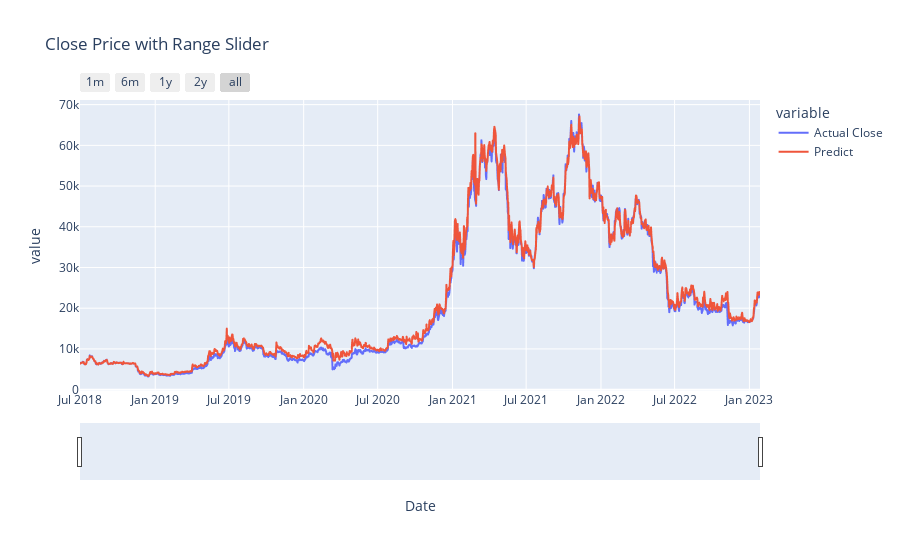

Notebook code cell kept with this figure:
### Code cell
# Plot Test Data
df_test.reset_index(inplace=True)
fig = px.line(df_test, x='Date', y=['Actual Close' ,'Predict'], title='Close Price with Range Slider')
fig.update_layout(hovermode="x")

fig.update_xaxes(
    rangeslider_visible=True,
    rangeselector=dict(
        buttons=list([
            dict(count=1, label="1m", step="month", stepmode="backward"),
            dict(count=6, label="6m", step="month", stepmode="backward"),
            dict(count=1, label="1y", step="year", stepmode="backward"),
            dict(count=2, label="2y", step="year", stepmode="backward"),
            dict(step="all")
            ])
            )
            )
fig.show()

### Figure 1 — Plotly figure (JSON) as saved in the notebook; plotly's stock layout.template omitted (floating-point values rounded to 4 significant figures; data arrays with more than 128 entries replaced by an {"elided": "..."} marker saying what was removed)
{"data": [{"hovertemplate": "variable=Actual Close<br>Date=%{x}<br>value=%{y}<extra></extra>", "legendgroup": "Actual Close", "line": {"color": "#636efa", "dash": "solid"}, "marker": {"symbol": "circle"}, "mode": "lines", "name": "Actual Close", "showlegend": true, "type": "scattergl", "x": {"elided": "1673 str values"}, "xaxis": "x", "y": {"elided": "1673 float values"}, "yaxis": "y"}, {"hovertemplate": "variable=Predict<br>Date=%{x}<br>value=%{y}<extra></extra>", "legendgroup": "Predict", "line": {"color": "#EF553B", "dash": "solid"}, "marker": {"symbol": "circle"}, "mode": "lines", "name": "Predict", "showlegend": true, "type": "scattergl", "x": {"elided": "1673 str values"}, "xaxis": "x", "y": {"elided": "1673 float values"}, "yaxis": "y"}], "layout": {"hovermode": "x", "legend": {"title": {"text": "variable"}, "tracegroupgap": 0}, "title": {"text": "Close Price with Range Slider"}, "xaxis": {"anchor": "y", "domain": [0, 1], "rangeselector": {"buttons": [{"count": 1, "label": "1m", "step": "month", "stepmode": "backward"}, {"count": 6, "label": "6m", "step": "month", "stepmode": "backward"}, {"count": 1, "label": "1y", "step": "year", "stepmode": "backward"}, {"count": 2, "label": "2y", "step": "year", "stepmode": "backward"}, {"step": "all"}]}, "rangeslider": {"visible": true}, "title": {"text": "Date"}}, "yaxis": {"anchor": "x", "domain": [0, 1], "title": {"text": "value"}}}}
